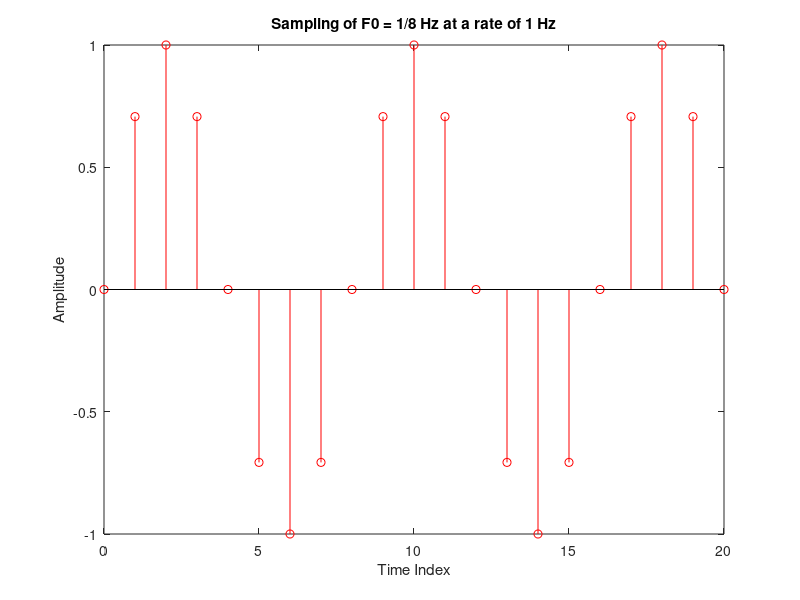
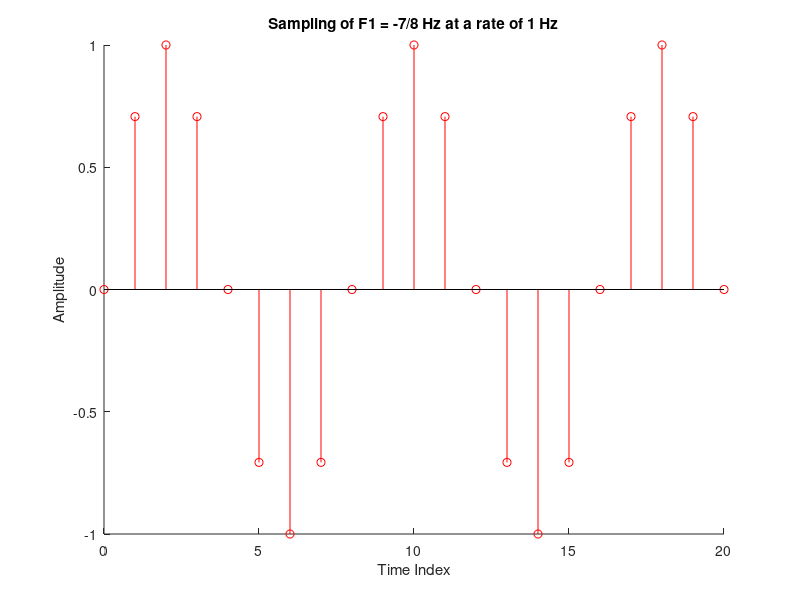
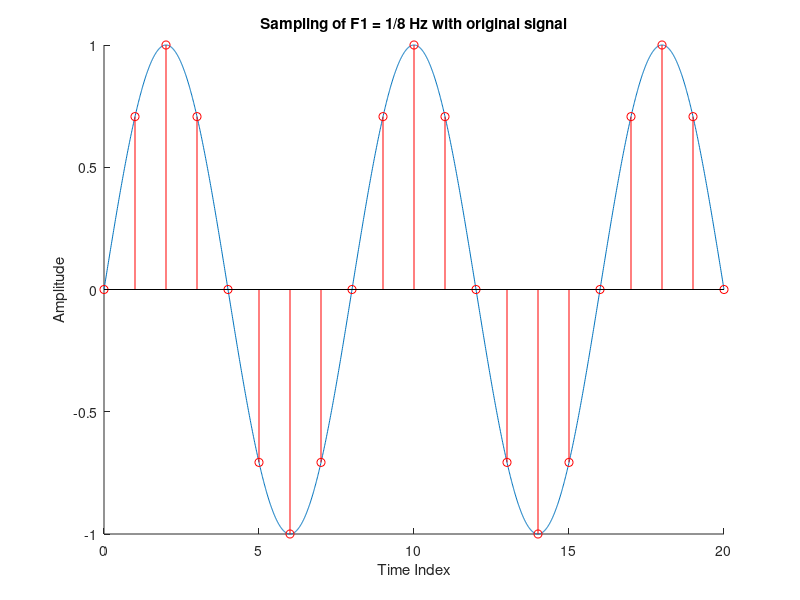
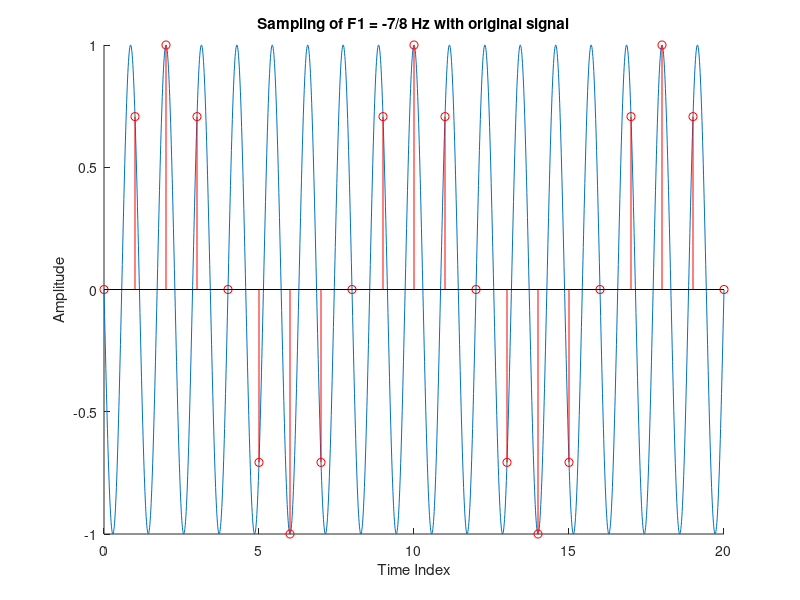

Here is the MATLAB script that generated these plots, in order:
F0 = 1/8;
F1 = -7/8;
Fs = 1;

cycles = 20;

T = 1;          
tmin = 0;         
tstep = T/100;    
tmax = cycles*T;       
t = tmin:tstep:tmax;

x0 = sin(2*pi*F0*t);   
x1 = sin(2*pi*F1*t);   

tstepS = 1/Fs;
ts = tmin:tstepS:tmax;    

s0 = sin(2*pi*F0*ts);      
s1 = sin(2*pi*F1*ts);

figure
stem(ts, s0, 'r');
title('Sampling of F0 = 1/8 Hz at a rate of 1 Hz');
xlabel('Time Index');
ylabel('Amplitude');

figure
hold on;
stem(ts, s0, 'r');
title('Sampling of F1 = -7/8 Hz at a rate of 1 Hz');
xlabel('Time Index');
ylabel('Amplitude');
hold off;

figure
hold on;
plot(t, x0);
stem(ts,s0, 'r');
title('Sampling of F1 = 1/8 Hz with original signal');
xlabel('Time Index');
ylabel('Amplitude');
hold off

figure
hold on;
plot(t, x1);
stem(ts,s1, 'r');
title('Sampling of F1 = -7/8 Hz with original signal');
xlabel('Time Index');
ylabel('Amplitude');
hold off

Fs1 = 2;         %Revised sampling rate

tstepS1 = 1/Fs1;
ts = tmin:tstepS1:tmax;
s1 = sin(2*pi*F1*ts);

figure
hold on;
plot(t, x1);
stem(ts,s1, 'r');
title('Sampling of F1 = -7/8 Hz at a rate of 2 Hz with original signal');
xlabel('Time Index');
ylabel('Amplitude');
hold off
